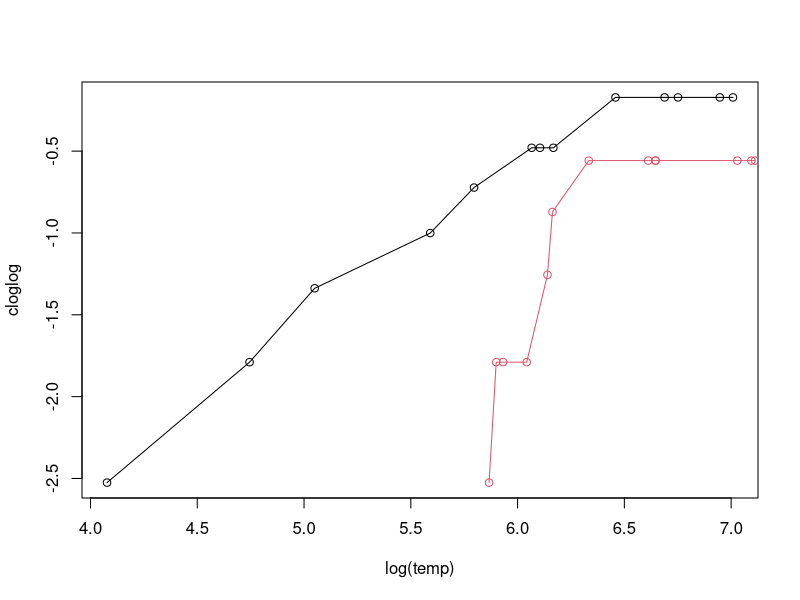

The R script that drew this image:
# required_attributes: futime, fustat,rx
# Testing the weibull assumption:
# The estimated log log lines in the graph produced should be roughly
# straight if the Weibull model is appropriate.
library("survival")
tabular_data = ovarian
m=1
tabular_data.survfit<-survfit(Surv(tabular_data$futime, tabular_data$fustat==1)~tabular_data$rx,data=tabular_data)
n=tabular_data.survfit$strata[1]
temp<-tabular_data.survfit$time[m:n]
cloglog=log(-log(tabular_data.survfit$surv[m:n]))

png(file = fileName)
plot(log(temp), cloglog, type ="o")
m=n+1
n=n+tabular_data.survfit$strata[2]
temp=tabular_data.survfit$time[m:n]
cloglog=log(-log(tabular_data.survfit$surv[m:n]))
lines(log(temp),cloglog,type="o",col=2)
dev.off()
# no result, as we include the filepath into the
result <- TRUE